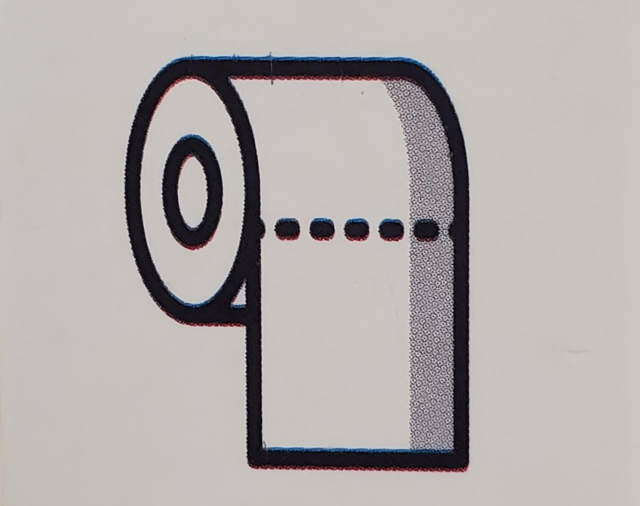
#> input picture Imagenes/Train2/Toilet_paper.jpeg, 1280 x 1012 px, found by its file name (shown at 1/2 size)
$ python Adjust_brightness.py
#> lines starting #> are read from the running program, lines starting #| are printed output that depends on the picture

import cv2 as cv
import numpy as np

def rz(image, width=None, height=None, inter=cv.INTER_AREA):
#> called with width = 400, inter = 3
    dim = None
    (h, w) = image.shape[:2]
#> h = 1012; w = 1280

    if width is None and height is None:
        return image
    if width is None:
        r = height / float(h)
        dim = (int(w * r), height)
    else:
        r = width / float(w)
#> r = 0.312
        dim = (width, int(h * r))
#> dim = (400, 316)

    return cv.resize(image, dim, interpolation=inter)
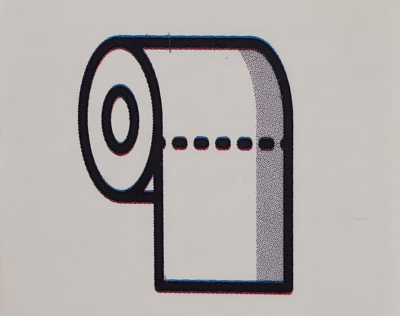
#> returned value: shape (316, 400, 3); mean of channels 0, 1, 2 171.4, 172.9, 177.9; drawn as B, G, R

#leer imagen
img = rz(cv.imread('D:\\DocumentosD\\UTP\\brazo\\Train2\\Toilet_paper.jpeg',cv.IMREAD_COLOR), width= 400 )


#intensity
def bright_img(img, intensity):
#> called with intensity = 100
    if intensity >= 0 :
        intensity = np.absolute(intensity)
        intensity_max = np.ones(img.shape, dtype='uint8')*intensity
        bright_img = cv.add(img, intensity_max)
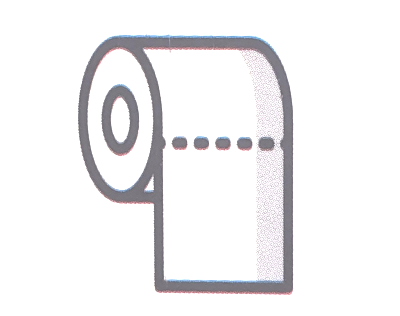
#> bright_img: shape (316, 400, 3); mean of channels 0, 1, 2 241.3, 240, 240.7; drawn as B, G, R
    else:
        intensity = np.absolute(intensity)
        intensity_max = np.ones(img.shape, dtype='uint8')*intensity
        bright_img = cv.subtract(img, intensity_max)

    return bright_img

bimg = bright_img(img, 100)
dimg = bright_img(img, -100)
#> call 2 of bright_img, with intensity = -100
#> in bright_img (call 2), `bright_img = cv.subtract(img, intensity_max)`:
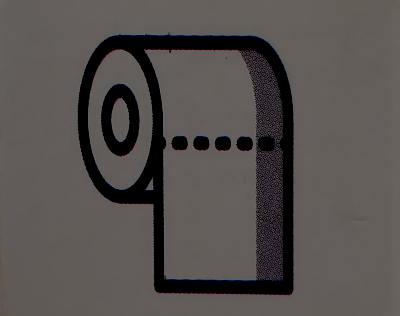
#> bright_img: shape (316, 400, 3); mean of channels 0, 1, 2 78.4, 80.8, 85.4; drawn as B, G, R

cv.imshow('result', np.hstack((img, bimg, dimg)))
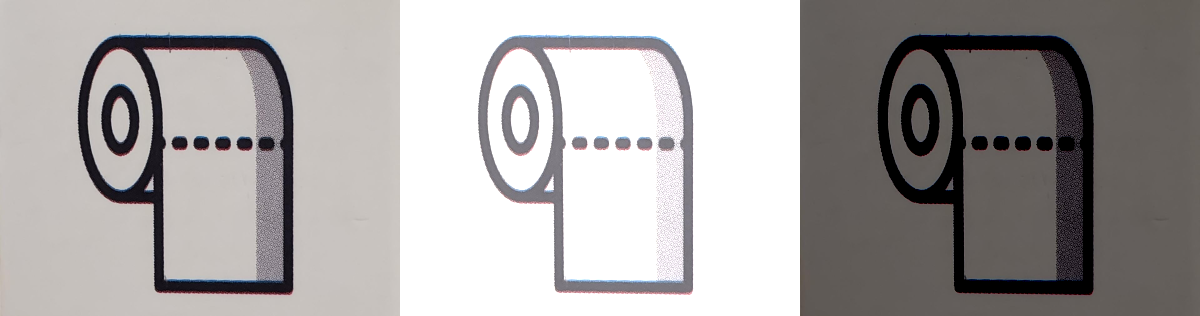
#> window 'result': shape (316, 1200, 3); mean B, G, R 163.7, 164.6, 168
cv.waitKey()
cv.destroyAllWindows()

$ run again, with Imagenes/Train2/bag.jpeg copied over Imagenes/Train2/Toilet_paper.jpeg
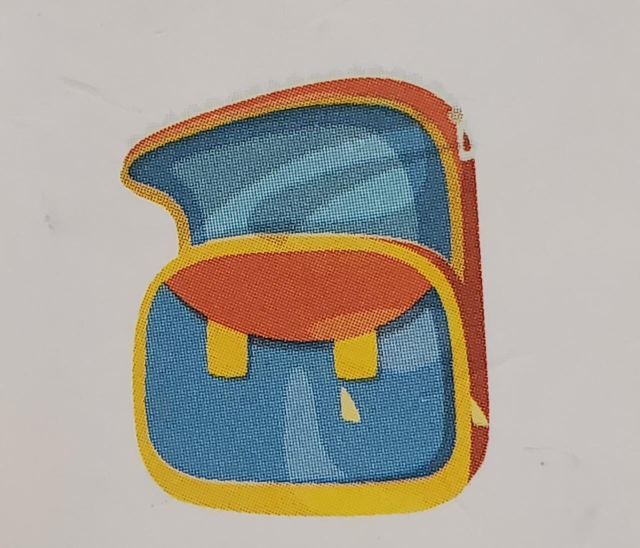
#> input picture Imagenes/Train2/bag.jpeg, 1280 x 1096 px, found by its file name (shown at 1/2 size)
#> in bright_img (call 2), `bright_img = cv.subtract(img, intensity_max)`:
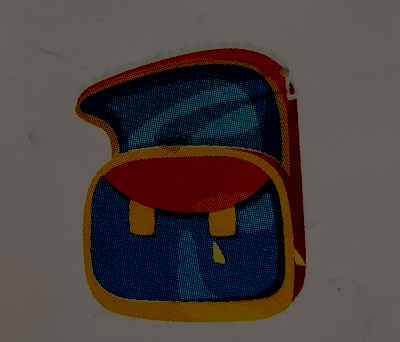
#> bright_img: shape (342, 400, 3); mean of channels 0, 1, 2 62.6, 65.4, 74.4; drawn as B, G, R
#> `cv.imshow('result', np.hstack((img, bimg, dimg)))`:
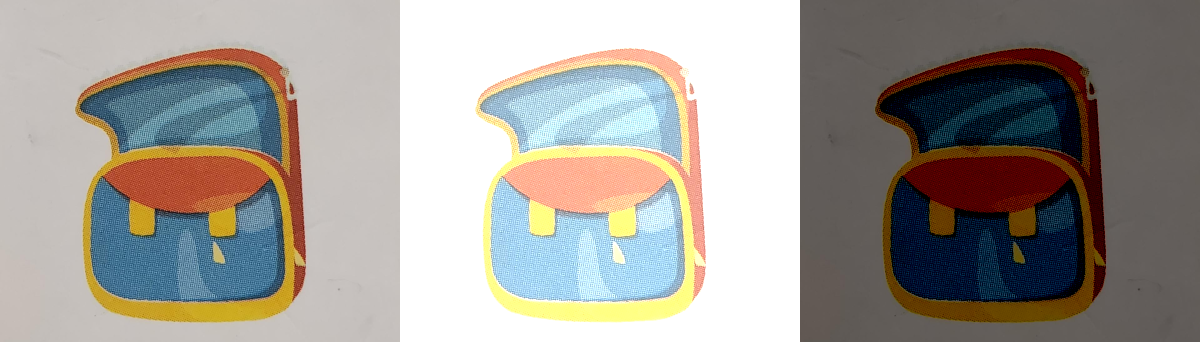
#> window 'result': shape (342, 1200, 3); mean B, G, R 149.2, 155.4, 159.8
